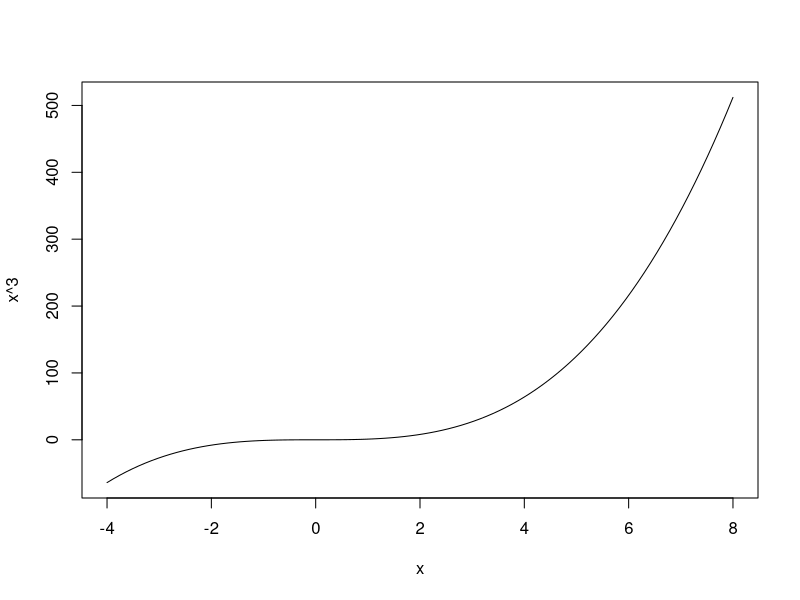
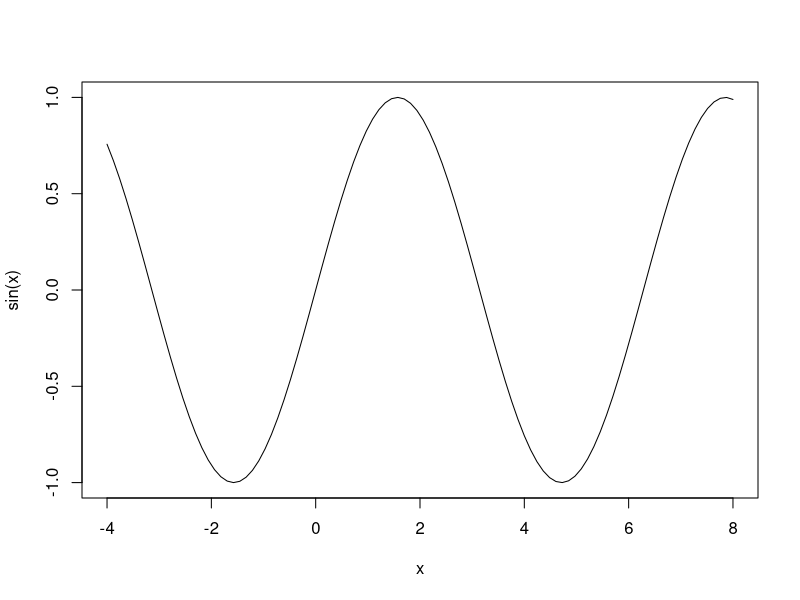

Generate these figures, in order, with R:
## ---- chunk 1
#| layout-ncol: 2
#| fig-cap: 
#|   - "My first plot"
#|   - "The second plot"

x = seq(-4, 8, length.out=100)

plot(x, x**3, type="l")

plot(x, sin(x), type="l")
